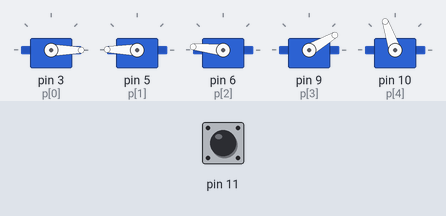
A sketch run on a simulated Arduino Uno, built with avr-gcc and run on an emulated ATmega328P. Shown: 5 × servo. The inputs (shaded band) are chosen by the test bench; at power-on: pin 11 HIGH.

Above: at 1.2 s.
1.3 s: pin 11 pulled LOW for 0.15 s
At 2.2 s:
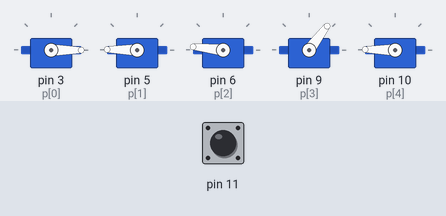
3.8 s: pin 11 pulled LOW for 3.2 s
At 5.5 s:
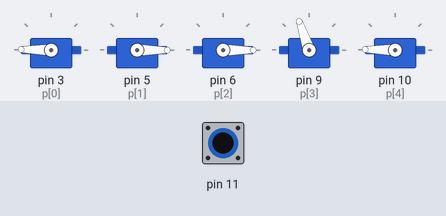
Timing chart, 0 to 9.0 s (numbered marks = the images above; inputs shaded):
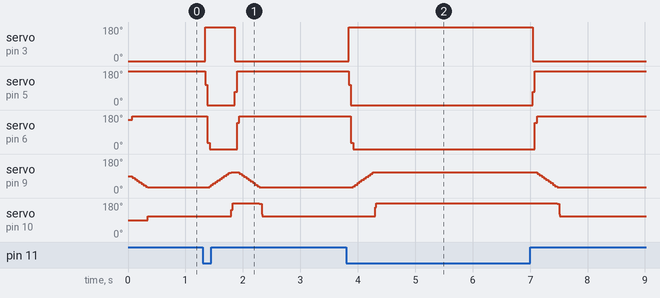

The sketch:

Speed.ino
```cpp
#include <Servo.h>
float Speed [5] = {0.9, 0.9, 0.9, 0.03, 0.2};
int L[5] = {180, 0, 0, 110, 180};
int K[5] = {0, 180, 175, 30, 110};
float N[5] = {180, 0, 0, 110, 180};
bool but[2] = {0, 0};
int p[5] = {3, 5, 6, 9, 10};
Servo s[5];

void setup() {
  Serial.begin(9600);
  for (int i = 0; i < 5; i++) {
    s[i].attach(p[i]);
  }
  pinMode(11, INPUT_PULLUP);
}

void loop() {
  but[1] = but[0];
  but[0] = !digitalRead(11);
  if (but[0]) {
    for (int i = 0; i < 5; i++) {
      N[i] = s[i].read();
      while (abs(N[i]  - L[i]) > Speed[i]) {
        N[i] += Speed[i] * abs(L[i] - N[i]) / (L[i] - N[i]);
        s[i].write(N[i]);

      }
    }
  }
  if (not(but[0])) {
    for (int i = 0; i < 5; i++) {
      N[i] = s[i].read();
      while (abs(N[i]  - K[i]) > Speed[i]) {
        N[i] += Speed[i] * abs(K[i] - N[i]) / (K[i] - N[i]);
        s[i].write(N[i]);
      }
    }
  }
}
```

Measured:
- after the input at 1.3 s, servo on pin 3 (p[0]): 0° → 179° at once, → 0° 0.52 s later; servo on pin 5 (p[1]): 179° → 0° at once, → 179° 0.52 s later
- after the input at 3.8 s, servo on pin 3 (p[0]): 0° → 179° at once, → 0° 3.2 s later; servo on pin 5 (p[1]): 179° → 0° at once, → 179° 3.2 s later
